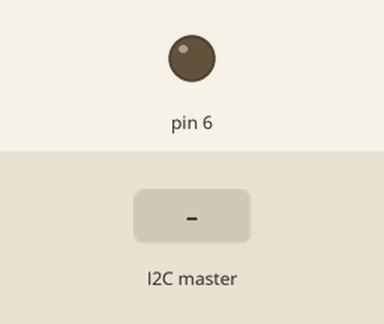
Recording of a sketch running on a simulated Arduino Uno, built with avr-gcc and run on an emulated ATmega328P. Parts: output pins drawn as LEDs (lit = HIGH). Inputs (shaded band) come from the test bench.

Above: at 1.2 s.
1.3 s: the I2C master sends the byte 1
At 2.5 s:
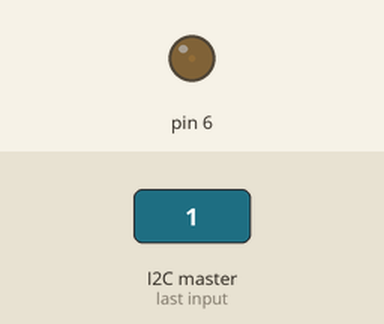
2.8 s: the I2C master sends the byte 90
At 3.9 s:
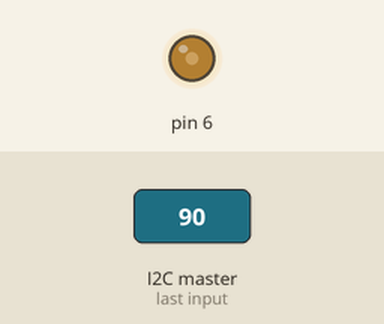
4.3 s: the I2C master sends the byte 200
At 5.0 s:
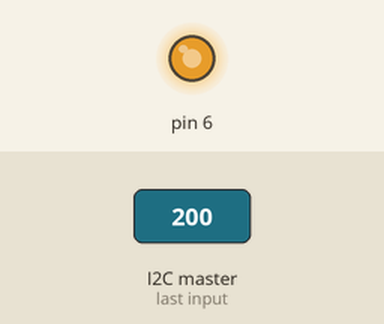
Timing chart, 0 to 7.3 s (numbered marks = the images above; inputs shaded):
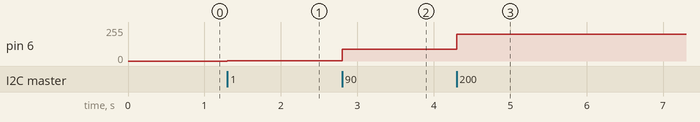

The sketch:

uno_II.ino
```cpp
//escravo uno_II
#include <Wire.h>
#define uno_II 8
byte c;
void setup() {
  //fast PWM, TOP = 0xFF, OC0A e OC0B habilitados
  DDRD |= (1<<PD6);
  TCCR0A = 0b10000011; //PWM não invertido no pino OC0A
  TCCR0B = 0b00000011; //liga TC0, prescaler = 64
  Wire.begin(uno_II);
  OCR0A = 0;
  Wire.onReceive(recebe);
}
void recebe(){
  while (Wire.available()) {c = Wire.read();}
  OCR0A = c;
}
void loop() {}
```

Measured:
- after the input at 1.3 s, pin 6: 0/255 → 1/255 at once
- after the input at 2.8 s, pin 6: 1/255 → 90/255 at once
- after the input at 4.3 s, pin 6: 90/255 → 200/255 at once
